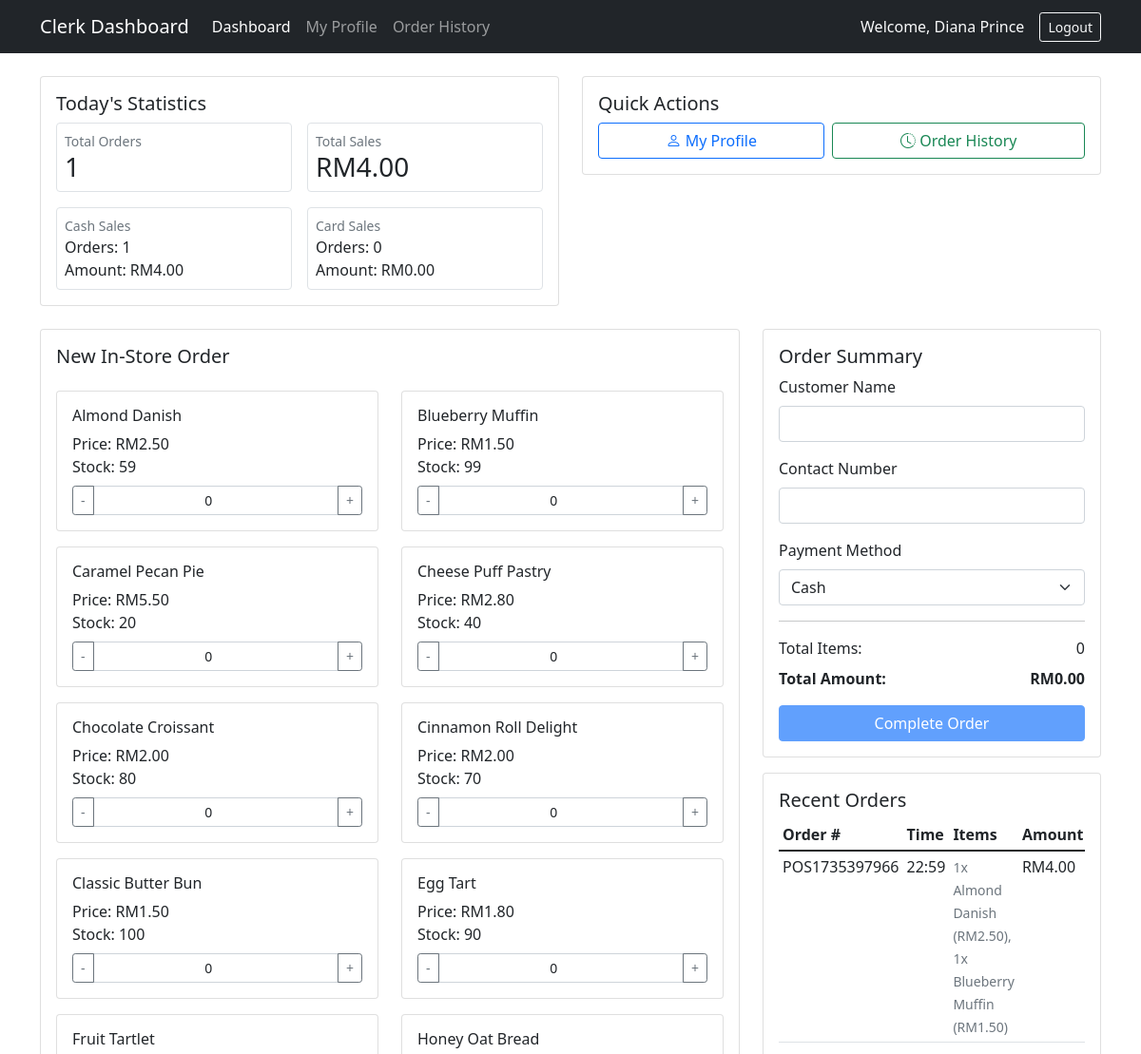
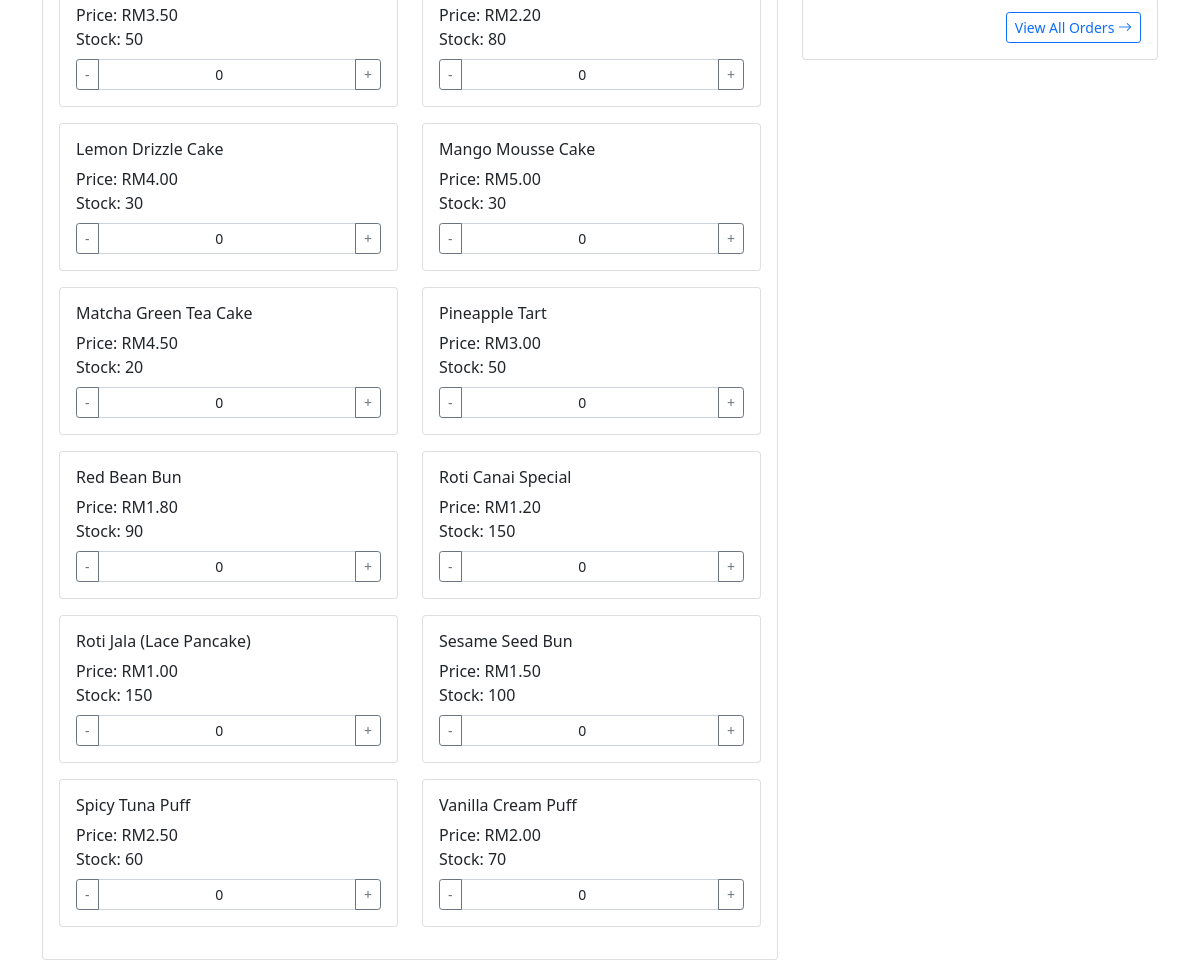
The app's page /clerk_dashboard.php (signed in) with its own data (2 pictures, top to bottom).
### tables this page shows
CREATE TABLE `inventory` (
  `id` int(11) NOT NULL,
  `product_name` varchar(200) NOT NULL,
  `description` text DEFAULT NULL,
  `category` varchar(50) NOT NULL,
  `unit_price` decimal(10,2) NOT NULL,
  `stock_level` int(11) NOT NULL,
  `reorder_point` int(11) NOT NULL,
  `status` enum('active','inactive') DEFAULT 'active',
  `created_at` timestamp NOT NULL DEFAULT current_timestamp(),
  `updated_at` timestamp NOT NULL DEFAULT current_timestamp() ON UPDATE current_timestamp()
);

CREATE TABLE `orders` (
  `id` int(11) NOT NULL,
  `guest_id` int(11) NOT NULL,
  `order_number` varchar(20) NOT NULL,
  `order_date` datetime NOT NULL,
  `total_amount` decimal(10,2) NOT NULL,
  `status` enum('pending','processing','completed','cancelled') NOT NULL DEFAULT 'pending',
  `payment_method` enum('cash','card','online') NOT NULL,
  `payment_status` enum('pending','paid','failed') NOT NULL DEFAULT 'pending',
  `delivery_address` text DEFAULT NULL,
  `order_type` enum('in-store','online') NOT NULL,
  `clerk_id` int(11) DEFAULT NULL,
  `notes` text DEFAULT NULL,
  `created_at` timestamp NOT NULL DEFAULT current_timestamp()
);

### clerk_dashboard.php (the view, shortened to what this page needs)
<?php
require_once 'db_connection.php';
$today = date('Y-m-d');
$stmt = $conn->prepare("
    SELECT
        COUNT(*) as total_orders,
        SUM(total_amount) as total_sales,
        COUNT(CASE WHEN payment_method = 'cash' THEN 1 END) as cash_orders,
        SUM(CASE WHEN payment_method = 'cash' THEN total_amount ELSE 0 END) as cash_sales,
        COUNT(CASE WHEN payment_method = 'card' THEN 1 END) as card_orders,
        SUM(CASE WHEN payment_method = 'card' THEN total_amount ELSE 0 END) as card_sales
    FROM orders
    WHERE DATE(order_date) = ?
    AND clerk_id = ?
    AND payment_status = 'paid'
    AND order_type = 'in-store'
");
$stmt->bind_param("si", $today, $_SESSION['user']['id']);
$stmt->execute();
$daily_stats = $stmt->get_result()->fetch_assoc();
$daily_stats = array_map(function($value) {
    return $value ?? 0;
}, $daily_stats);
$stmt = $conn->prepare("
    SELECT
        o.id,
        o.order_number,
        o.order_date,
        o.total_amount,
        o.payment_method,
        GROUP_CONCAT(
            CONCAT(oi.quantity, 'x ', i.product_name, ' (RM', FORMAT(oi.unit_price, 2), ')')
            SEPARATOR ', '
        ) as items
    FROM orders o
    LEFT JOIN order_items oi ON o.id = oi.order_id
    LEFT JOIN inventory i ON oi.product_id = i.id
    WHERE o.clerk_id = ?
    AND o.status = 'completed'
    GROUP BY o.id
    ORDER BY o.order_date DESC
    LIMIT 5
");
$stmt->bind_param("i", $_SESSION['user']['id']);
$stmt->execute();
$recent_orders = $stmt->get_result()->fetch_all(MYSQLI_ASSOC);
$stmt = $conn->prepare("SELECT * FROM inventory WHERE status = 'active' AND stock_level > 0 ORDER BY category, product_name");
$stmt->execute();
$products = $stmt->get_result()->fetch_all(MYSQLI_ASSOC);
$categorized_products = [];
foreach ($products as $product) {
    $categorized_products[$product['category']][] = $product;
}
?>
<!DOCTYPE html>
<html>
<head>
    <link href="https://cdn.jsdelivr.net/npm/bootstrap@5.1.3/dist/css/bootstrap.min.css" rel="stylesheet">
    <link href="https://cdn.jsdelivr.net/npm/bootstrap-icons@1.7.2/font/bootstrap-icons.css" rel="stylesheet">
</head>
<body>
    <nav class="navbar navbar-expand-lg navbar-dark bg-dark">
        <div class="container">
            <a class="navbar-brand">Clerk Dashboard</a>
            <div class="collapse navbar-collapse" id="navbarNav">
                <ul class="navbar-nav me-auto">
                    <li class="nav-item">
                        <a class="nav-link active" href="clerk_dashboard.php">Dashboard</a>
                    </li>
                    <li class="nav-item">
                        <a class="nav-link" href="clerk_management.php">My Profile</a>
                    </li>
                    <li class="nav-item">
                        <a class="nav-link" href="completed_orders.php">Order History</a>
                    </li>
                </ul>
                <div class="d-flex align-items-center">
                    <span class="text-light me-3">Welcome, <?php echo htmlspecialchars($_SESSION['user']['fullname']); ?></span>
                    <a href="logout.php" class="btn btn-outline-light btn-sm">Logout</a>
                </div>
            </div>
        </div>
    </nav>
    <div class="container mt-4">
        <div class="row mb-4">
            <div class="col-md-6">
                <div class="card">
                    <div class="card-body">
                        <h5 class="card-title">Today's Statistics</h5>
                        <div class="row g-3">
                            <div class="col-6">
                                <div class="border rounded p-2">
                                    <div class="text-muted small">Total Orders</div>
                                    <h3 class="mb-0"><?php echo $daily_stats['total_orders']; ?></h3>
                                </div>
                            </div>
                            <div class="col-6">
                                <div class="border rounded p-2">
                                    <div class="text-muted small">Total Sales</div>
                                    <h3 class="mb-0">RM<?php echo number_format($daily_stats['total_sales'], 2); ?></h3>
                                </div>
                            </div>
                            <div class="col-6">
                                <div class="border rounded p-2">
                                    <div class="text-muted small">Cash Sales</div>
                                    <div>Orders: <?php echo $daily_stats['cash_orders']; ?></div>
                                    <div>Amount: RM<?php echo number_format($daily_stats['cash_sales'], 2); ?></div>
                                </div>
                            </div>
                            <div class="col-6">
                                <div class="border rounded p-2">
                                    <div class="text-muted small">Card Sales</div>
                                    <div>Orders: <?php echo $daily_stats['card_orders']; ?></div>
                                    <div>Amount: RM<?php echo number_format($daily_stats['card_sales'], 2); ?></div>
                                </div>
                            </div>
                        </div>
                    </div>
                </div>
            </div>
            <div class="col-md-6">
                <div class="card">
                    <div class="card-body">
                        <h5 class="card-title">Quick Actions</h5>
                        <div class="d-flex gap-2">
                            <a href="clerk_management.php" class="btn btn-outline-primary flex-fill">
                                <i class="bi bi-person"></i> My Profile
                            </a>
                            <a href="completed_orders.php" class="btn btn-outline-success flex-fill">
                                <i class="bi bi-clock-history"></i> Order History
                            </a>
                        </div>
                    </div>
                </div>
            </div>
        </div>
        <div class="row">
            <div class="col-md-8">
                <div class="card">
                    <div class="card-body">
                        <h5 class="card-title">New In-Store Order</h5>
                        <form method="POST" id="orderForm">
                            <?php foreach ($categorized_products as $category => $products): ?>
                                <div class="row">
                                    <?php foreach ($products as $product): ?>
                                        <div class="col-md-6 mb-3">
                                            <div class="card">
                                                <div class="card-body">
                                                    <h6><?php echo htmlspecialchars($product['product_name']); ?></h6>
                                                    <p class="mb-2">
                                                        Price: RM<?php echo number_format($product['unit_price'], 2); ?><br>
                                                        Stock: <?php echo $product['stock_level']; ?>
                                                    </p>
                                                    <div class="input-group">
                                                        <button type="button" class="btn btn-outline-secondary btn-sm" onclick="decrementQuantity(<?php echo $product['id']; ?>)">-</button>
                                                        <input type="number" class="form-control form-control-sm text-center quantity-input"
                                                               name="quantity[<?php echo $product['id']; ?>]"
                                                               value="0" min="0" max="<?php echo $product['stock_level']; ?>"
                                                               data-price="<?php echo $product['unit_price']; ?>"
                                                               onchange="updateTotal()">
                                                        <button type="button" class="btn btn-outline-secondary btn-sm" onclick="incrementQuantity(<?php echo $product['id']; ?>)">+</button>
                                                    </div>
                                                </div>
                                            </div>
                                        </div>
                                    <?php endforeach; ?>
                                </div>
                            <?php endforeach; ?>
                    </div>
                </div>
            </div>
            <div class="col-md-4">
                <div class="card position-sticky" style="top: 1rem;">
                    <div class="card-body">
                        <h5 class="card-title">Order Summary</h5>
                        <div class="mb-3">
                            <label class="form-label">Customer Name</label>
                            <input type="text" name="customer_name" class="form-control" required>
                        </div>
                        <div class="mb-3">
                            <label class="form-label">Contact Number</label>
                            <input type="text" name="customer_contact" class="form-control" required>
                        </div>
                        <div class="mb-3">
                            <label class="form-label">Payment Method</label>
                            <select name="payment_method" class="form-select" required>
                                <option value="cash">Cash</option>
                            </select>
                        </div>
                        <hr>
                        <div class="d-flex justify-content-between mb-2">
                            <span>Total Items:</span>
                            <span id="totalItems">0</span>
                        </div>
                        <div class="d-flex justify-content-between mb-3">
                            <strong>Total Amount:</strong>
                            <strong>RM<span id="totalAmount">0.00</span></strong>
                        </div>
                        <button type="submit" name="place_order" class="btn btn-primary w-100" id="submitOrder" disabled>
                            Complete Order
                        </button>
                    </div>
                </div>
                <div class="card mt-3">
                    <div class="card-body">
                        <h5 class="card-title">Recent Orders</h5>
                        <?php if (empty($recent_orders)): ?>
                            <p class="text-muted">No recent orders</p>
                        <?php else: ?>
                            <div class="table-responsive">
                                <table class="table table-sm">
                                    <thead>
                                        <tr>
                                            <th>Order #</th>
                                            <th>Time</th>
                                            <th>Items</th>
                                            <th>Amount</th>
                                        </tr>
                                    </thead>
                                    <tbody>
                                        <?php foreach ($recent_orders as $order): ?>
                                            <tr>
                                                <td><?php echo htmlspecialchars($order['order_number']); ?></td>
                                                <td><?php echo date('H:i', strtotime($order['order_date'])); ?></td>
                                                <td>
                                                    <small class="text-muted">
                                                        <?php echo htmlspecialchars($order['items']); ?>
                                                    </small>
                                                </td>
                                                <td>RM<?php echo number_format($order['total_amount'], 2); ?></td>
                                            </tr>
                                        <?php endforeach; ?>
                                    </tbody>
                                </table>
                            </div>
                            <div class="text-end mt-2">
                                <a href="completed_orders.php" class="btn btn-outline-primary btn-sm">
                                    View All Orders <i class="bi bi-arrow-right"></i>
                                </a>
                            </div>
                        <?php endif; ?>
                    </div>
                </div>
            </div>
        </div>
    </div>
</body>
</html>

### records on screen
inventory: product_name "Almond Danish", unit_price "2.50", stock_level "59", id+stock_level+unit_price "0"
inventory: product_name "Blueberry Muffin", unit_price "1.50", stock_level "99", id+stock_level+unit_price "0"
inventory: product_name "Caramel Pecan Pie", unit_price "5.50", stock_level "20", id+stock_level+unit_price "0"
inventory: product_name "Cheese Puff Pastry", unit_price "2.80", stock_level "40", id+stock_level+unit_price "0"
inventory: product_name "Chocolate Croissant", unit_price "2.00", stock_level "80", id+stock_level+unit_price "0"
inventory: product_name "Cinnamon Roll Delight", unit_price "2.00", stock_level "70", id+stock_level+unit_price "0"
inventory: product_name "Classic Butter Bun", unit_price "1.50", stock_level "100", id+stock_level+unit_price "0"
inventory: product_name "Egg Tart", unit_price "1.80", stock_level "90", id+stock_level+unit_price "0"
inventory: product_name "Fruit Tartlet", unit_price "3.50", stock_level "50", id+stock_level+unit_price "0"
inventory: product_name "Honey Oat Bread", unit_price "2.20", stock_level "80", id+stock_level+unit_price "0"
inventory: product_name "Lemon Drizzle Cake", unit_price "4.00", stock_level "30", id+stock_level+unit_price "0"
inventory: product_name "Mango Mousse Cake", unit_price "5.00", stock_level "30", id+stock_level+unit_price "0"
inventory: product_name "Matcha Green Tea Cake", unit_price "4.50", stock_level "20", id+stock_level+unit_price "0"
inventory: product_name "Pineapple Tart", unit_price "3.00", stock_level "50", id+stock_level+unit_price "0"
inventory: product_name "Red Bean Bun", unit_price "1.80", stock_level "90", id+stock_level+unit_price "0"
inventory: product_name "Roti Canai Special", unit_price "1.20", stock_level "150", id+stock_level+unit_price "0"
inventory: product_name "Roti Jala (Lace Pancake)", unit_price "1.00", stock_level "150", id+stock_level+unit_price "0"
inventory: product_name "Sesame Seed Bun", unit_price "1.50", stock_level "100", id+stock_level+unit_price "0"
inventory: product_name "Spicy Tuna Puff", unit_price "2.50", stock_level "60", id+stock_level+unit_price "0"
inventory: product_name "Vanilla Cream Puff", unit_price "2.00", stock_level "70", id+stock_level+unit_price "0"
orders: order_number "POS1735397966", order_date "22:59", items "1x Almond Danish (RM2.50), 1x Blueberry Muffin (RM1.50)", total_amount "4.00"

### other values on screen
$_SESSION['user']['fullname'] "Diana Prince"
$daily_stats['total_orders'] "1"
$daily_stats['total_sales'] "4.00"
$daily_stats['cash_orders'] "1"
$daily_stats['cash_sales'] "4.00"
$daily_stats['card_orders'] "0"
$daily_stats['card_sales'] "0.00"
